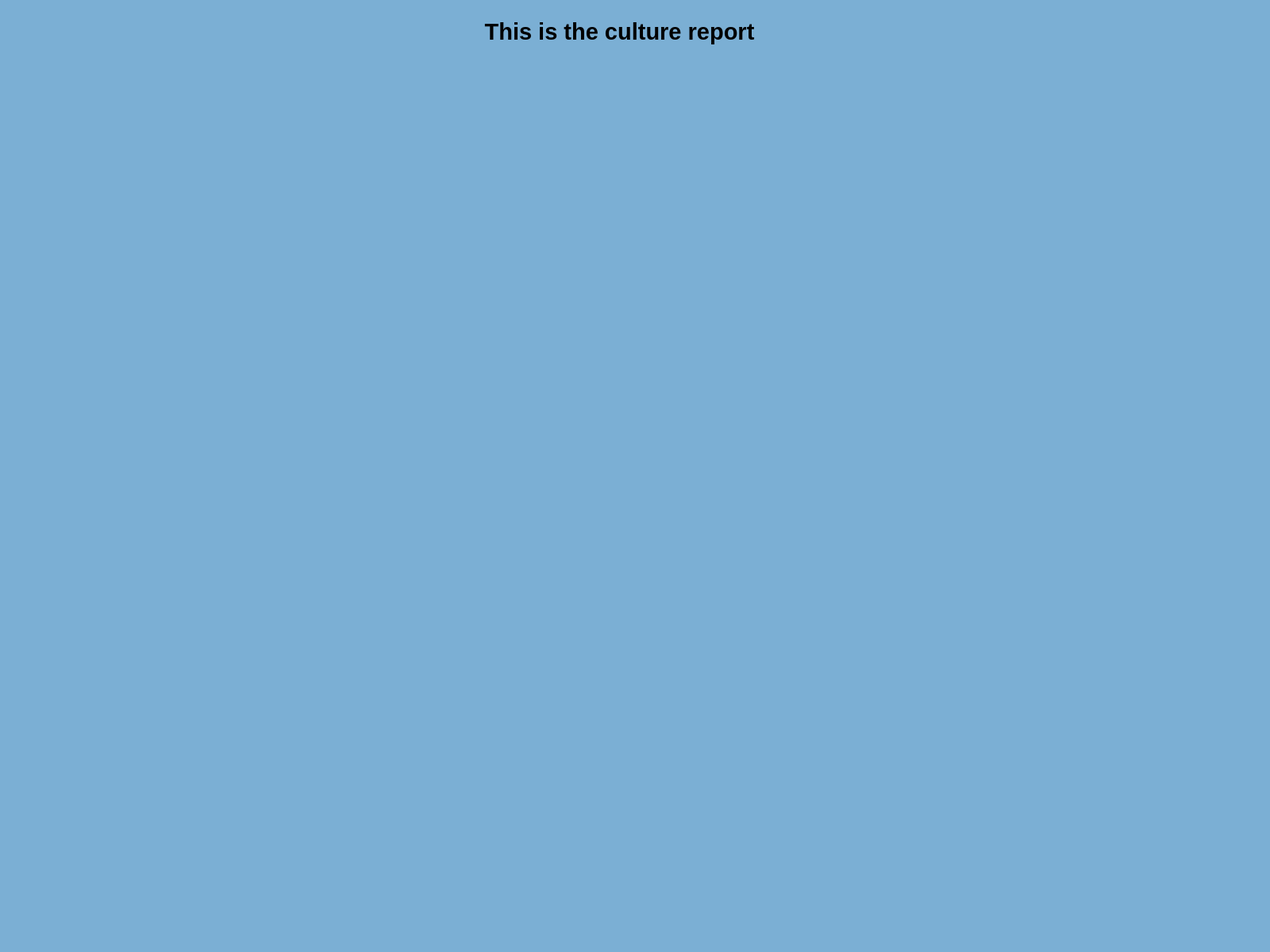
<?xml version="1.0" encoding="UTF-8"?>
<ui version="4.0">
 <class>MainWindow</class>
 <widget class="QMainWindow" name="MainWindow">
  <property name="enabled">
   <bool>true</bool>
  </property>
  <property name="geometry">
   <rect>
    <x>0</x>
    <y>0</y>
    <width>1600</width>
    <height>1200</height>
   </rect>
  </property>
  <property name="windowTitle">
   <string>Login</string>
  </property>
  <property name="styleSheet">
   <string notr="true">background-color: rgb(123, 175, 212);</string>
  </property>
  <property name="toolButtonStyle">
   <enum>Qt::ToolButtonIconOnly</enum>
  </property>
  <widget class="QWidget" name="centralwidget">
   <widget class="QLabel" name="label">
    <property name="geometry">
     <rect>
      <x>510</x>
      <y>10</y>
      <width>541</width>
      <height>61</height>
     </rect>
    </property>
    <property name="text">
     <string>&lt;html&gt;&lt;head/&gt;&lt;body&gt;&lt;p align=&quot;center&quot;&gt;&lt;span style=&quot; font-size:22pt; font-weight:600;&quot;&gt;This is the culture report&lt;/span&gt;&lt;/p&gt;&lt;/body&gt;&lt;/html&gt;</string>
    </property>
   </widget>
  </widget>
  <widget class="QMenuBar" name="menubar">
   <property name="geometry">
    <rect>
     <x>0</x>
     <y>0</y>
     <width>1600</width>
     <height>21</height>
    </rect>
   </property>
  </widget>
  <widget class="QStatusBar" name="statusbar"/>
 </widget>
 <resources/>
 <connections/>
</ui>
